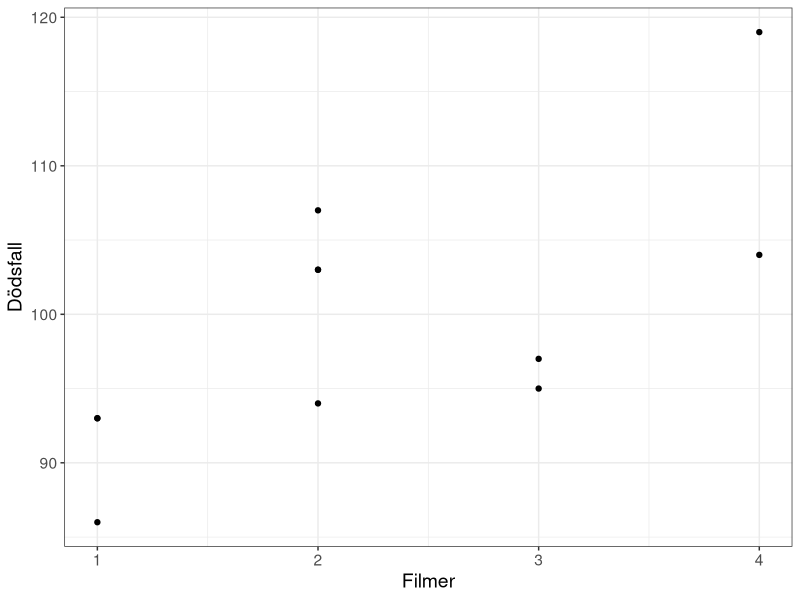

Reproduce this figure in R. (Note: this script raises an error after producing the figure.)
## ---- chunk 1
#| include: false

require(tidyverse)
require(palmerpenguins)

penguins <- filter(penguins, !is.na(sex))

## ---- chunk 2
#| echo: false
#| out-width: 400px
knitr::include_graphics("https://upload.wikimedia.org/wikipedia/commons/a/a7/Ceci_n%27est_pas_une_pipe_graffiti_in_Bucharest.jpg")
## ---- chunk 3
#| echo: false
#| fig-cap: Sambandet mellan antalet filmer som Nicolas Cage medverkade i och antalet dödsfall av drunkning mellan 1999 och 2009 i USA [@cdcNCHSNational;@imdbNicolasCage]
#| fig-width: 5
#| fig-height: 3
#| label: fig-correlation

data <- 
  tibble(
    cage = c(2,2,2,3,1,1,2,3,4,1,4),
    drowning = c(107,103,103,97,86,93,94,95,119,93,104)
  )

ggplot(data) + aes(x = cage, y = drowning) + geom_point() + 
  theme_bw() + labs(x = "Filmer", y = "Dödsfall") + 
  theme(
    text = element_text(size = 14)
  )

## ---- chunk 4
#| echo: false
#| out-width: 400px

knitr::include_graphics("images/model_airplane_chatgpt.webp")
